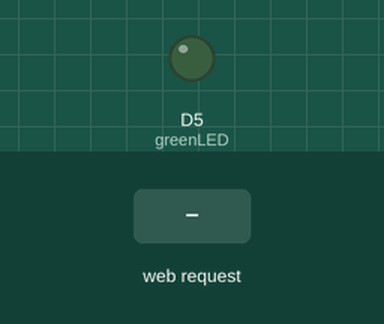
Bench run of a sketch on a simulated ESP8266 (NodeMCU). Parts: output pins drawn as LEDs (lit = HIGH). The test bench sets the inputs (shaded band). WiFi joins after 1.5 s; servers stay silent unless stated; what the sketch prints to the serial monitor is not drawn.

Above: at 2.7 s.
2.8 s: HTTP request GET /smile?state=1 received
At 3.9 s:
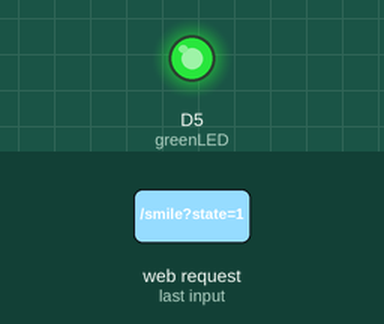
4.3 s: HTTP request GET /smile received
At 5.1 s:
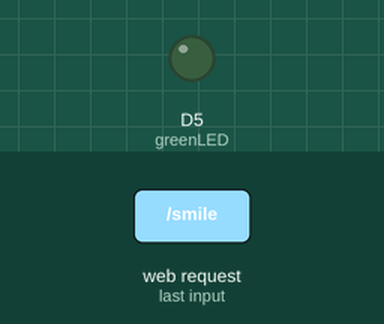
Timing chart, 0 to 7.3 s (numbered marks = the images above; inputs shaded):
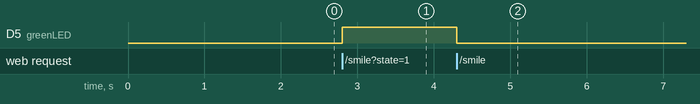

The sketch:

SmileDetection.ino
```cpp
#include <ESP8266WiFi.h>
#include <ESP8266WebServer.h>

const char* ssid = "Your_Wifi_Name";
const char* password = "Your_Wifi_Password";

ESP8266WebServer server(80);

const int greenLED = D5;

void setup() {
  Serial.begin(115200);
  WiFi.begin(ssid, password);

  pinMode(greenLED, OUTPUT);

  Serial.print("Connecting");
  while (WiFi.status() != WL_CONNECTED) {
    delay(500);
    Serial.print(".");
  }

  Serial.println("\nConnected! IP:");
  Serial.println(WiFi.localIP());

  server.on("/smile", []() {
    String state = server.arg("state");
    if (state == "1") {
      digitalWrite(greenLED, HIGH);
    } else {
      digitalWrite(greenLED, LOW);
    }
    server.send(200, "text/plain", "OK");
  });

  server.begin();
}

void loop() {
  server.handleClient();
}
```

Measured:
- after the input at 2.8 s, D5 (greenLED): LOW → HIGH at once
- after the input at 4.3 s, D5 (greenLED): HIGH → LOW at once
